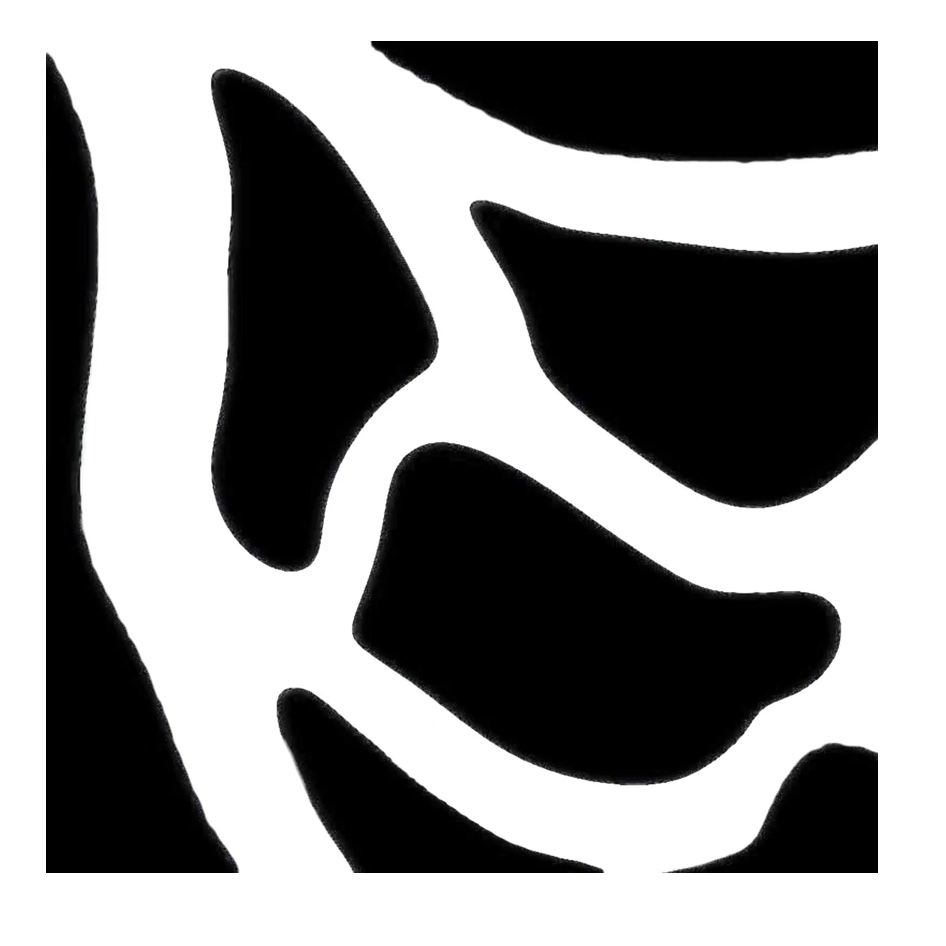
#> input picture image/121.jpg, 946 x 946 px
$ python get_Contours.py
#> lines starting #> are read from the running program, lines starting #| are printed output that depends on the picture; after the words box and inside, x2 and y2 are one past the last pixel; in counts of white or black regions, pixels touching at a corner belong together
#> further down, img is the input picture: shape (946, 946, 3); mean B, G, R 145.2, 145.2, 145.2
import cv2
import numpy as np

def getContours(img, imgContour):
    contours, hierarchy = cv2.findContours(img, cv2.RETR_EXTERNAL, cv2.CHAIN_APPROX_NONE)
    for cnt in contours:
        area = cv2.contourArea(cnt)
        # areaMin = cv2.getTrackbarPos("Area", "Parameters")
        areaMin = 0
        if area > areaMin:
            cv2.drawContours(imgContour, cnt, -1, (255, 0, 255), 7)

def get_contours(frame):
    img_gray = cv2.cvtColor(frame, cv2.COLOR_BGR2GRAY)
    img_blur = cv2.GaussianBlur(img_gray, (7, 7), 1)
    threshold1, threshold2 = 0, 255
    img_canny = cv2.Canny(img_blur, threshold1, threshold2)
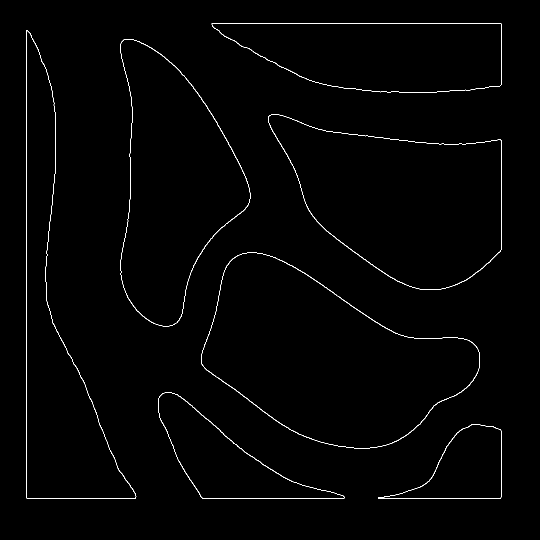
#> img_canny: shape (1080, 1080) (shown at 1/2 size); 0.89% white in thin lines or dots, all inside (x1, y1, x2, y2) = (52, 46, 1003, 998)
    contours, hierarchy = cv2.findContours(img_canny, cv2.RETR_EXTERNAL, cv2.CHAIN_APPROX_NONE)
#> contours = 7 contours; box (x1, y1, x2, y2) and area: (402, 504, 960, 897) 128548, (536, 228, 1003, 580) 105078, (241, 78, 501, 653) 89906, (52, 60, 273, 997) 74980, (423, 46, 1003, 186) 63282, (316, 785, 689, 997) 29348, (756, 848, 1003, 998) 18680
    return contours


img = cv2.imread("../image/121.jpg")
img = cv2.resize(img, (1080, 1080))
contours = get_contours(img)
h, w, _ = img.shape
#> h = 1080; w = 1080
mask = img.copy()
# [12 lines of commented-out code are left out]
cv2.drawContours(mask, contours, -1, (0, 255, 0), cv2.FILLED)
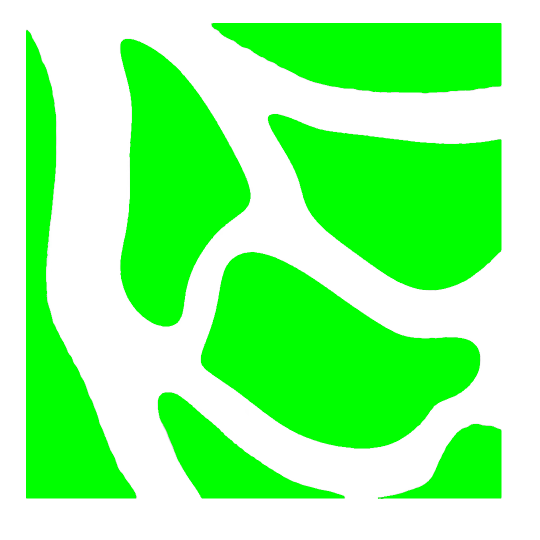
#> mask: shape (1080, 1080, 3) (shown at 1/2 size); mean B, G, R 142.4, 254.8, 142.4


# [8 lines of commented-out code are left out]

cv2.imshow("ff", mask)
cv2.waitKey(0)

# [30 lines of commented-out code are left out]
